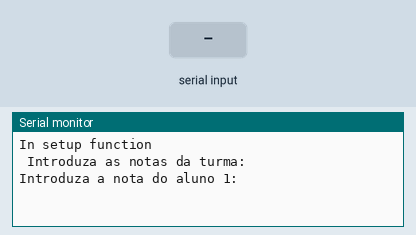
Bench run of a sketch on a simulated Arduino Uno, built with avr-gcc and run on an emulated ATmega328P. Shown: the last lines printed to the serial monitor. The inputs (shaded band) are chosen by the test bench.

Above: at 1.2 s.
1.3 s: "90,45\n" received over Serial
At 2.8 s:
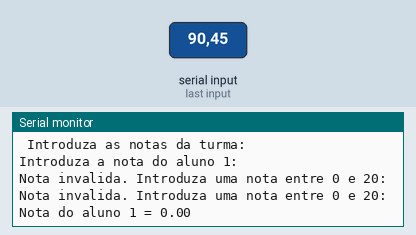
3.8 s: "30,150\n" received over Serial
At 4.5 s:
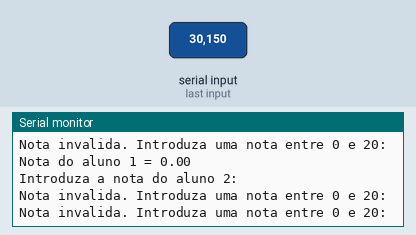

The sketch:

Ficha_1_ex9.ino
```cpp
/////////////////////////////////////////////////
// Ficha Prática 1 - Revisões
/////////////////////////////////////////////////

/////////////////////////////////////////////////
// Eduardo Miguel Moreira Junqueira nº30241 ERSC
/////////////////////////////////////////////////

/////////////////////////////////////////////////
// 2-Exercícios-Ex9:https://www.tinkercad.com/things/1gyULVvvKmJ-ficha-1-ex9/editel?sharecode=3UtB3Nqe6bFNgxmDng4NMwhQttjIY5_G43IqDq-1kC0
/////////////////////////////////////////////////
const int TAMANHO_TURMA = 10; // Define o número de alunos

// Função para introduzir as notas no array
void introduzirNotas(float notas[]) {
    for (int i = 0; i < TAMANHO_TURMA; i++) {
        Serial.print("Introduza a nota do aluno ");
        Serial.print(i + 1);
        Serial.println(":");

        // Aguarda a introdução de uma nota válida
        while (Serial.available() == 0) {
            // Espera a entrada do usuário
        }

        // Lê a nota como float
        notas[i] = Serial.parseFloat();

        // Verifica se a nota está entre 0 e 20
        while (notas[i] < 0 || notas[i] > 20) {
            Serial.println("Nota invalida. Introduza uma nota entre 0 e 20:");

            // Aguarda nova entrada
            while (Serial.available() == 0) {
                // Espera a entrada do usuário
            }
            notas[i] = Serial.parseFloat(); // Lê a nova nota
        }

        // Imprime a nota inserida
        Serial.print("Nota do aluno ");
        Serial.print(i + 1);
        Serial.print(" = ");
        Serial.println(notas[i]);

        // Espera 1 segundo antes de permitir a introdução da próxima nota
        delay(1000);
    }
}

// Função para calcular a média das notas
float calcularMedia(float notas[]) {
    float soma = 0.0;//variavel soma das notas

    for (int i = 0; i < TAMANHO_TURMA; i++) {
        soma += notas[i];
    }

    return soma / TAMANHO_TURMA; // Calcula a média
}

/////////////////////////////////////////////////
// Função Setup - Inicialização
/////////////////////////////////////////////////
void setup() {
  Serial.begin(9600);
  Serial.println("In setup function");
  Serial.println(" Introduza as notas da turma:");
}

/////////////////////////////////////////////////
// Função Loop - Loop de controlo
/////////////////////////////////////////////////
void loop() {
 float notas[TAMANHO_TURMA]; // Array para armazenar as notas

    // Chama a função para introduzir as notas
    introduzirNotas(notas);

    // Calcula a média e imprime o resultado
    float media = calcularMedia(notas);
    Serial.print("A media aritmetica geral = ");
    Serial.print(media);
  // Espera um pouco antes de permitir nova execução
    delay(5000); // 5 segundos de espera antes de reiniciar o processo
}
```

Measured:
- after the input at 1.3 s, the serial monitor: prints a new line at once (image 1)
